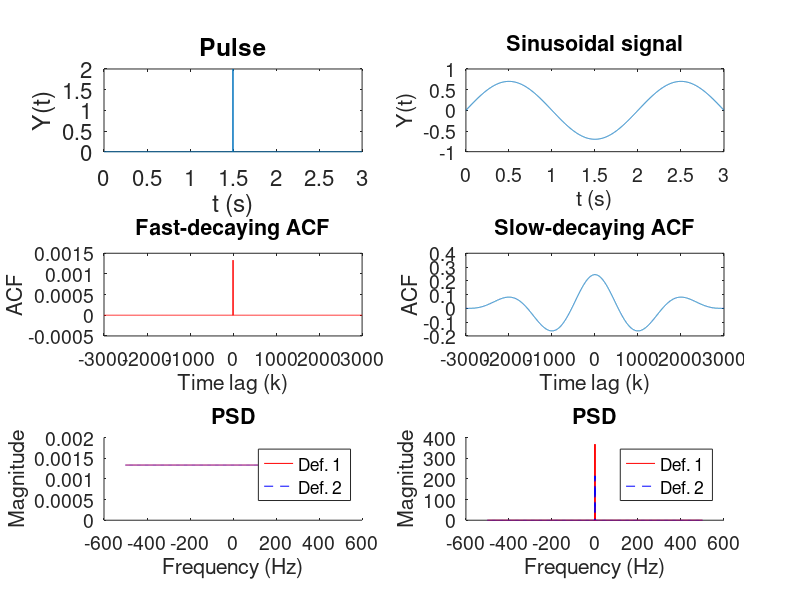

Recreate this plot in MATLAB.
%% --- 1. CLASSICAL AND MODERN SPECTRUM ESTIMATION --- %%



%% 1.1. Properties of Power Spectral Density (PSD) %%
clear all;
close all;
clc;

% Add data folder to path
addpath('../data');

% Simulations proof of estimate
Fs = 1000; % sampling frequency
T = 1/Fs; % sampling period
L = 3000; % length of signal
t = (0:L-1)*T; % time vector

% Pulse
S1 = zeros(size(t));
S1(1500) = 2;
Rxx1 = xcorr(S1, 'biased');
f1 = -Fs/2:Fs/length(Rxx1):Fs/2 - Fs/length(Rxx1);
P_rxx1 = abs(fftshift(fft(Rxx1)));
% Periodogram estimate
periodogram = (abs(fftshift(fft(S1))).^2)/L;
f2 = -Fs/2:Fs/length(periodogram):Fs/2 - Fs/length(periodogram);

% Sinusoidally varying signal with noise (low f)
S2 = 0.7 * sin(2*pi*0.5*t);
Rxx2 = xcorr(S2, 'biased');
P_rxx2 = abs(fftshift(fft(Rxx2)));
% Periodogram estimate
periodogram2 = (abs(fftshift(fft(S2))).^2)/L;

figure(1); 
subplot(3, 2, 1);
plot(t, S1);set(gca,'fontsize', 16); xlabel('t (s)'); ylabel('Y(t)'); title('Pulse');
subplot(3, 2, 3);
plot([-L+1:L-1], Rxx1, 'r');
set(gca,'fontsize', 14); xlabel('Time lag (k)'); ylabel('ACF'); title('Fast-decaying ACF')
subplot(3, 2, 5); hold on;
plot(f1, P_rxx1, 'r'); plot(f2, periodogram, '--b');
set(gca,'fontsize', 14); xlabel('Frequency (Hz)'); ylabel('Magnitude'); title('PSD');
legend('Def. 1', 'Def. 2'); ylim([0 0.002]); hold off;
%%%%%%
subplot(3, 2, 2);
plot(t,S2); set(gca,'fontsize', 14); xlabel('t (s)'); ylabel('Y(t)'); title('Sinusoidal signal');
subplot(3, 2, 4);
plot([-L+1:L-1], Rxx2);
set(gca,'fontsize', 14); 
xlabel('Time lag (k)'); ylabel('ACF'); title('Slow-decaying ACF');
subplot(3, 2, 6); hold on;
plot(f1, P_rxx2, 'r');
plot(f2, periodogram2, '--b');
set(gca,'fontsize', 14); 
xlabel('Frequency (Hz)'); ylabel('Magnitude'); title('PSD')
legend('Def. 1', 'Def. 2');
hold off;


